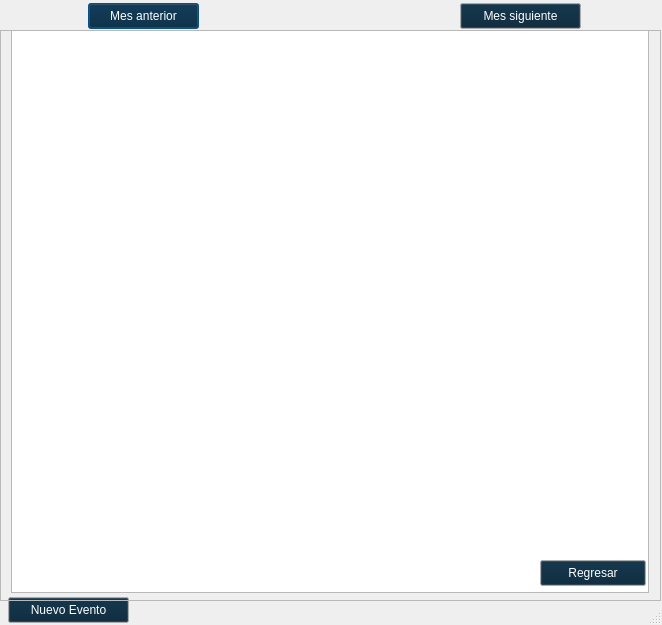
<?xml version="1.0" encoding="UTF-8"?>
<ui version="4.0">
 <class>ADCT_GUI</class>
 <widget class="QDialog" name="ADCT_GUI">
  <property name="windowModality">
   <enum>Qt::ApplicationModal</enum>
  </property>
  <property name="geometry">
   <rect>
    <x>0</x>
    <y>0</y>
    <width>662</width>
    <height>625</height>
   </rect>
  </property>
  <property name="minimumSize">
   <size>
    <width>662</width>
    <height>625</height>
   </size>
  </property>
  <property name="maximumSize">
   <size>
    <width>662</width>
    <height>625</height>
   </size>
  </property>
  <property name="palette">
   <palette>
    <active>
     <colorrole role="WindowText">
      <brush brushstyle="SolidPattern">
       <color alpha="255">
        <red>255</red>
        <green>255</green>
        <blue>255</blue>
       </color>
      </brush>
     </colorrole>
     <colorrole role="Button">
      <brush brushstyle="SolidPattern">
       <color alpha="255">
        <red>1</red>
        <green>32</green>
        <blue>52</blue>
       </color>
      </brush>
     </colorrole>
     <colorrole role="Text">
      <brush brushstyle="SolidPattern">
       <color alpha="255">
        <red>180</red>
        <green>180</green>
        <blue>180</blue>
       </color>
      </brush>
     </colorrole>
     <colorrole role="ButtonText">
      <brush brushstyle="SolidPattern">
       <color alpha="255">
        <red>255</red>
        <green>255</green>
        <blue>255</blue>
       </color>
      </brush>
     </colorrole>
     <colorrole role="Base">
      <brush brushstyle="SolidPattern">
       <color alpha="255">
        <red>255</red>
        <green>255</green>
        <blue>255</blue>
       </color>
      </brush>
     </colorrole>
     <colorrole role="Highlight">
      <brush brushstyle="SolidPattern">
       <color alpha="255">
        <red>3</red>
        <green>103</green>
        <blue>170</blue>
       </color>
      </brush>
     </colorrole>
    </active>
    <inactive>
     <colorrole role="WindowText">
      <brush brushstyle="SolidPattern">
       <color alpha="255">
        <red>255</red>
        <green>255</green>
        <blue>255</blue>
       </color>
      </brush>
     </colorrole>
     <colorrole role="Button">
      <brush brushstyle="SolidPattern">
       <color alpha="255">
        <red>1</red>
        <green>32</green>
        <blue>52</blue>
       </color>
      </brush>
     </colorrole>
     <colorrole role="Text">
      <brush brushstyle="SolidPattern">
       <color alpha="255">
        <red>180</red>
        <green>180</green>
        <blue>180</blue>
       </color>
      </brush>
     </colorrole>
     <colorrole role="ButtonText">
      <brush brushstyle="SolidPattern">
       <color alpha="255">
        <red>255</red>
        <green>255</green>
        <blue>255</blue>
       </color>
      </brush>
     </colorrole>
     <colorrole role="Base">
      <brush brushstyle="SolidPattern">
       <color alpha="255">
        <red>255</red>
        <green>255</green>
        <blue>255</blue>
       </color>
      </brush>
     </colorrole>
     <colorrole role="Highlight">
      <brush brushstyle="SolidPattern">
       <color alpha="255">
        <red>3</red>
        <green>103</green>
        <blue>170</blue>
       </color>
      </brush>
     </colorrole>
    </inactive>
    <disabled>
     <colorrole role="WindowText">
      <brush brushstyle="SolidPattern">
       <color alpha="255">
        <red>78</red>
        <green>78</green>
        <blue>78</blue>
       </color>
      </brush>
     </colorrole>
     <colorrole role="Button">
      <brush brushstyle="SolidPattern">
       <color alpha="255">
        <red>1</red>
        <green>32</green>
        <blue>52</blue>
       </color>
      </brush>
     </colorrole>
     <colorrole role="Text">
      <brush brushstyle="SolidPattern">
       <color alpha="255">
        <red>98</red>
        <green>98</green>
        <blue>98</blue>
       </color>
      </brush>
     </colorrole>
     <colorrole role="ButtonText">
      <brush brushstyle="SolidPattern">
       <color alpha="255">
        <red>75</red>
        <green>75</green>
        <blue>75</blue>
       </color>
      </brush>
     </colorrole>
     <colorrole role="Base">
      <brush brushstyle="SolidPattern">
       <color alpha="255">
        <red>73</red>
        <green>73</green>
        <blue>73</blue>
       </color>
      </brush>
     </colorrole>
     <colorrole role="Highlight">
      <brush brushstyle="SolidPattern">
       <color alpha="255">
        <red>44</red>
        <green>44</green>
        <blue>44</blue>
       </color>
      </brush>
     </colorrole>
    </disabled>
   </palette>
  </property>
  <property name="windowTitle">
   <string>ADCT_GUI</string>
  </property>
  <property name="sizeGripEnabled">
   <bool>true</bool>
  </property>
  <property name="modal">
   <bool>true</bool>
  </property>
  <widget class="QTableView" name="tableView">
   <property name="geometry">
    <rect>
     <x>11</x>
     <y>30</y>
     <width>638</width>
     <height>563</height>
    </rect>
   </property>
   <property name="sizePolicy">
    <sizepolicy hsizetype="Preferred" vsizetype="Preferred">
     <horstretch>0</horstretch>
     <verstretch>0</verstretch>
    </sizepolicy>
   </property>
   <property name="minimumSize">
    <size>
     <width>638</width>
     <height>563</height>
    </size>
   </property>
   <property name="maximumSize">
    <size>
     <width>638</width>
     <height>562</height>
    </size>
   </property>
   <property name="palette">
    <palette>
     <active>
      <colorrole role="Text">
       <brush brushstyle="SolidPattern">
        <color alpha="255">
         <red>0</red>
         <green>0</green>
         <blue>0</blue>
        </color>
       </brush>
      </colorrole>
      <colorrole role="AlternateBase">
       <brush brushstyle="SolidPattern">
        <color alpha="255">
         <red>1</red>
         <green>58</green>
         <blue>91</blue>
        </color>
       </brush>
      </colorrole>
     </active>
     <inactive>
      <colorrole role="Text">
       <brush brushstyle="SolidPattern">
        <color alpha="255">
         <red>0</red>
         <green>0</green>
         <blue>0</blue>
        </color>
       </brush>
      </colorrole>
      <colorrole role="AlternateBase">
       <brush brushstyle="SolidPattern">
        <color alpha="255">
         <red>1</red>
         <green>58</green>
         <blue>91</blue>
        </color>
       </brush>
      </colorrole>
     </inactive>
     <disabled>
      <colorrole role="Text">
       <brush brushstyle="SolidPattern">
        <color alpha="255">
         <red>98</red>
         <green>98</green>
         <blue>98</blue>
        </color>
       </brush>
      </colorrole>
      <colorrole role="AlternateBase">
       <brush brushstyle="SolidPattern">
        <color alpha="255">
         <red>1</red>
         <green>58</green>
         <blue>91</blue>
        </color>
       </brush>
      </colorrole>
     </disabled>
    </palette>
   </property>
   <property name="layoutDirection">
    <enum>Qt::LeftToRight</enum>
   </property>
   <property name="frameShadow">
    <enum>QFrame::Raised</enum>
   </property>
   <property name="editTriggers">
    <set>QAbstractItemView::SelectedClicked</set>
   </property>
   <property name="dragDropOverwriteMode">
    <bool>false</bool>
   </property>
   <property name="alternatingRowColors">
    <bool>false</bool>
   </property>
   <property name="selectionMode">
    <enum>QAbstractItemView::SingleSelection</enum>
   </property>
   <property name="showGrid">
    <bool>true</bool>
   </property>
   <property name="wordWrap">
    <bool>false</bool>
   </property>
   <property name="cornerButtonEnabled">
    <bool>true</bool>
   </property>
   <attribute name="horizontalHeaderVisible">
    <bool>false</bool>
   </attribute>
   <attribute name="horizontalHeaderDefaultSectionSize">
    <number>90</number>
   </attribute>
   <attribute name="horizontalHeaderMinimumSectionSize">
    <number>90</number>
   </attribute>
   <attribute name="horizontalHeaderStretchLastSection">
    <bool>false</bool>
   </attribute>
   <attribute name="verticalHeaderVisible">
    <bool>false</bool>
   </attribute>
   <attribute name="verticalHeaderDefaultSectionSize">
    <number>90</number>
   </attribute>
   <attribute name="verticalHeaderHighlightSections">
    <bool>false</bool>
   </attribute>
   <attribute name="verticalHeaderMinimumSectionSize">
    <number>90</number>
   </attribute>
   <attribute name="verticalHeaderStretchLastSection">
    <bool>false</bool>
   </attribute>
  </widget>
  <widget class="QLabel" name="label">
   <property name="geometry">
    <rect>
     <x>220</x>
     <y>6</y>
     <width>221</width>
     <height>20</height>
    </rect>
   </property>
   <property name="text">
    <string/>
   </property>
   <property name="alignment">
    <set>Qt::AlignCenter</set>
   </property>
  </widget>
  <widget class="QPushButton" name="pushButton">
   <property name="geometry">
    <rect>
     <x>88</x>
     <y>3</y>
     <width>111</width>
     <height>26</height>
    </rect>
   </property>
   <property name="text">
    <string>Mes anterior</string>
   </property>
  </widget>
  <widget class="QPushButton" name="pushButton_2">
   <property name="geometry">
    <rect>
     <x>460</x>
     <y>3</y>
     <width>121</width>
     <height>26</height>
    </rect>
   </property>
   <property name="text">
    <string>Mes siguiente</string>
   </property>
  </widget>
  <widget class="QLabel" name="label_2">
   <property name="geometry">
    <rect>
     <x>408</x>
     <y>600</y>
     <width>241</width>
     <height>21</height>
    </rect>
   </property>
   <property name="layoutDirection">
    <enum>Qt::LeftToRight</enum>
   </property>
   <property name="text">
    <string/>
   </property>
   <property name="alignment">
    <set>Qt::AlignRight|Qt::AlignTrailing|Qt::AlignVCenter</set>
   </property>
  </widget>
  <widget class="QListWidget" name="listWidget">
   <property name="geometry">
    <rect>
     <x>11</x>
     <y>30</y>
     <width>638</width>
     <height>563</height>
    </rect>
   </property>
   <property name="palette">
    <palette>
     <active>
      <colorrole role="Text">
       <brush brushstyle="SolidPattern">
        <color alpha="255">
         <red>0</red>
         <green>0</green>
         <blue>0</blue>
        </color>
       </brush>
      </colorrole>
     </active>
     <inactive>
      <colorrole role="Text">
       <brush brushstyle="SolidPattern">
        <color alpha="255">
         <red>0</red>
         <green>0</green>
         <blue>0</blue>
        </color>
       </brush>
      </colorrole>
     </inactive>
     <disabled>
      <colorrole role="Text">
       <brush brushstyle="SolidPattern">
        <color alpha="255">
         <red>98</red>
         <green>98</green>
         <blue>98</blue>
        </color>
       </brush>
      </colorrole>
     </disabled>
    </palette>
   </property>
  </widget>
  <widget class="QPushButton" name="pushButton_3">
   <property name="geometry">
    <rect>
     <x>10</x>
     <y>597</y>
     <width>99</width>
     <height>26</height>
    </rect>
   </property>
   <property name="text">
    <string>Regresar</string>
   </property>
  </widget>
  <widget class="QPushButton" name="pushButton_4">
   <property name="geometry">
    <rect>
     <x>8</x>
     <y>597</y>
     <width>121</width>
     <height>26</height>
    </rect>
   </property>
   <property name="text">
    <string>Nuevo Evento</string>
   </property>
  </widget>
  <widget class="QFrame" name="frame">
   <property name="geometry">
    <rect>
     <x>0</x>
     <y>30</y>
     <width>661</width>
     <height>571</height>
    </rect>
   </property>
   <property name="frameShape">
    <enum>QFrame::StyledPanel</enum>
   </property>
   <property name="frameShadow">
    <enum>QFrame::Raised</enum>
   </property>
   <widget class="QPushButton" name="pushButton_5">
    <property name="geometry">
     <rect>
      <x>540</x>
      <y>530</y>
      <width>106</width>
      <height>26</height>
     </rect>
    </property>
    <property name="text">
     <string>Regresar</string>
    </property>
   </widget>
  </widget>
  <zorder>label</zorder>
  <zorder>pushButton</zorder>
  <zorder>pushButton_2</zorder>
  <zorder>label_2</zorder>
  <zorder>listWidget</zorder>
  <zorder>pushButton_3</zorder>
  <zorder>pushButton_4</zorder>
  <zorder>tableView</zorder>
  <zorder>frame</zorder>
 </widget>
 <resources/>
 <connections>
  <connection>
   <sender>pushButton</sender>
   <signal>clicked()</signal>
   <receiver>ADCT_GUI</receiver>
   <slot>generadorMesAnterior()</slot>
   <hints>
    <hint type="sourcelabel">
     <x>158</x>
     <y>15</y>
    </hint>
    <hint type="destinationlabel">
     <x>85</x>
     <y>6</y>
    </hint>
   </hints>
  </connection>
  <connection>
   <sender>pushButton_2</sender>
   <signal>clicked()</signal>
   <receiver>ADCT_GUI</receiver>
   <slot>generadorMesSiguiente()</slot>
   <hints>
    <hint type="sourcelabel">
     <x>548</x>
     <y>13</y>
    </hint>
    <hint type="destinationlabel">
     <x>580</x>
     <y>5</y>
    </hint>
   </hints>
  </connection>
  <connection>
   <sender>pushButton_3</sender>
   <signal>clicked()</signal>
   <receiver>ADCT_GUI</receiver>
   <slot>regresarADias()</slot>
   <hints>
    <hint type="sourcelabel">
     <x>82</x>
     <y>605</y>
    </hint>
    <hint type="destinationlabel">
     <x>131</x>
     <y>609</y>
    </hint>
   </hints>
  </connection>
  <connection>
   <sender>pushButton_4</sender>
   <signal>clicked()</signal>
   <receiver>ADCT_GUI</receiver>
   <slot>nuevoEvento()</slot>
   <hints>
    <hint type="sourcelabel">
     <x>231</x>
     <y>611</y>
    </hint>
    <hint type="destinationlabel">
     <x>269</x>
     <y>616</y>
    </hint>
   </hints>
  </connection>
  <connection>
   <sender>tableView</sender>
   <signal>clicked(QModelIndex)</signal>
   <receiver>ADCT_GUI</receiver>
   <slot>despliegueEventos(QModelIndex)</slot>
   <hints>
    <hint type="sourcelabel">
     <x>616</x>
     <y>435</y>
    </hint>
    <hint type="destinationlabel">
     <x>658</x>
     <y>442</y>
    </hint>
   </hints>
  </connection>
  <connection>
   <sender>pushButton_5</sender>
   <signal>clicked()</signal>
   <receiver>ADCT_GUI</receiver>
   <slot>backToEventos()</slot>
   <hints>
    <hint type="sourcelabel">
     <x>335</x>
     <y>609</y>
    </hint>
    <hint type="destinationlabel">
     <x>360</x>
     <y>631</y>
    </hint>
   </hints>
  </connection>
 </connections>
 <slots>
  <slot>generadorMesSiguiente()</slot>
  <slot>generadorMesAnterior()</slot>
  <slot>despliegueEventos(QModelIndex)</slot>
  <slot>regresarADias()</slot>
  <slot>nuevoEvento()</slot>
  <slot>backToEventos()</slot>
 </slots>
</ui>
